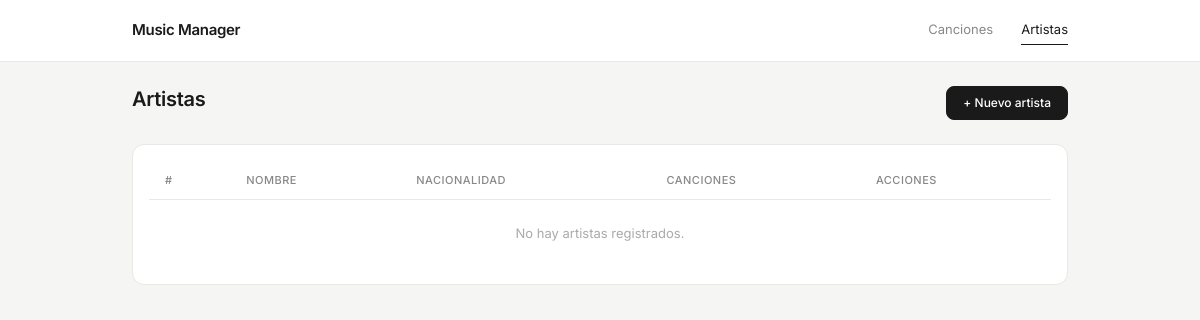
The page /artistas/ on the database as committed earlier.
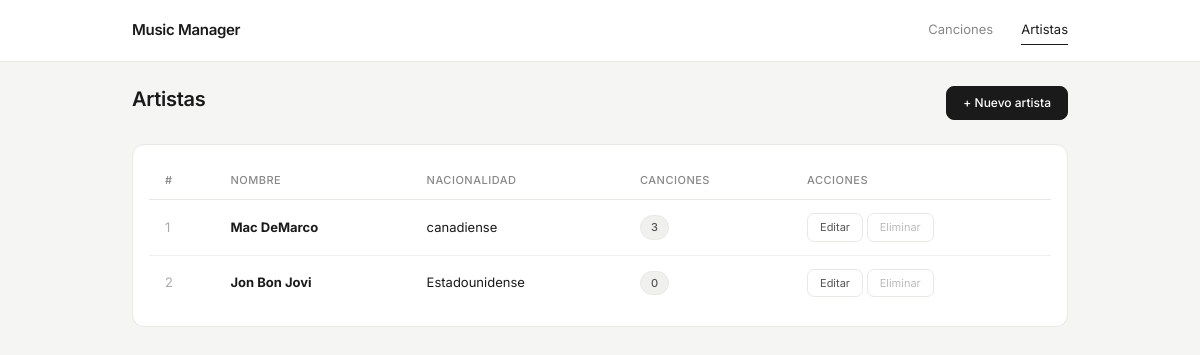
The same page on the database as committed later.
### gestion/models.py (models this page shows, shortened)
class Artista(models.Model):
    nombre = models.CharField(max_length=100)
    nacionalidad = models.CharField(max_length=100)

### gestion/views.py (the view)
# urls.py: path('artistas/', views.artista_list, name='artista_list'),
def artista_list(request):
    artistas = Artista.objects.all()
    return render(request, 'gestion/artista_list.html', {'artistas': artistas})

### gestion/templates/gestion/artista_list.html
{% extends 'gestion/base.html' %}
{% block content %}
<div class="d-flex justify-content-between align-items-center mb-4">
  <h1>Artistas</h1>
  <a href="{% url 'artista_create' %}" class="btn btn-success">+ Nuevo artista</a>
</div>
<div class="card p-3">
  <table class="table align-middle">
    <thead>
      <tr>
        <th>#</th>
        <th>Nombre</th>
        <th>Nacionalidad</th>
        <th>Canciones</th>
        <th>Acciones</th>
      </tr>
    </thead>
    <tbody>
      {% for a in artistas %}
      <tr>
        <td style="color:#aaa">{{ forloop.counter }}</td>
        <td><strong>{{ a.nombre }}</strong></td>
        <td>{{ a.nacionalidad }}</td>
        <td><span class="badge-genero">{{ a.canciones.count }}</span></td>
        <td>
          <a href="{% url 'artista_edit' a.pk %}" class="btn btn-sm btn-warning">Editar</a>
          <a href="{% url 'artista_delete' a.pk %}" class="btn btn-sm btn-danger">Eliminar</a>
        </td>
      </tr>
      {% empty %}
      <tr>
        <td colspan="5" class="text-center text-muted py-4">No hay artistas registrados.</td>
      </tr>
      {% endfor %}
    </tbody>
  </table>
</div>
{% endblock %}

Rows that differ between the two databases and show on the page:
added Artista: nombre "Mac DeMarco", nacionalidad "canadiense", canciones.count "3"
added Artista: nombre "Jon Bon Jovi", nacionalidad "Estadounidense", canciones.count "0"
Other text that changed with them:
text no longer shown: "No hay artistas registrados."
